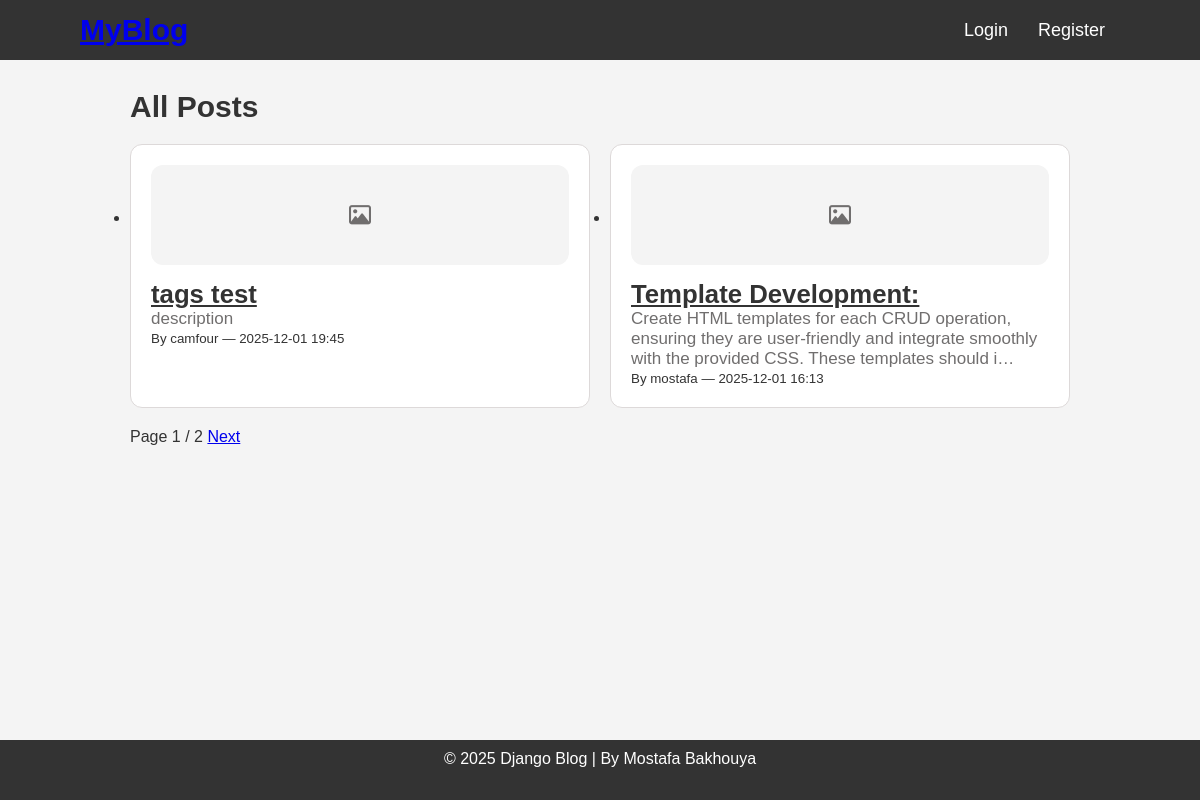
/posts/, run on the app's committed database.
### blog/models.py (models this page shows, shortened)
class Post(models.Model):
    title = models.CharField(max_length=200)
    content = models.TextField()
    published_date = models.DateTimeField(auto_now_add=True)
    author = models.ForeignKey(User, on_delete=models.CASCADE, related_name='posts')
    tags = models.ManyToManyField(Tag, related_name='posts', blank=True)

### blog/views.py (the view)
# urls.py: path('posts/', PostListView.as_view(), name='posts'),
class PostListView(ListView):
    model = Post
    template_name = 'blog/posts_list.html'
    context_object_name = 'posts'
    paginate_by = 2
    ordering = ['-published_date']

### blog/templates/blog/posts_list.html (shortened to what this page needs)
{% extends "blog/base.html" %}
{% block content %}
<div class="content_app container">
    <div class="flex_between_center">
            <h2 class="text text_title">All Posts</h2>
    </div>
    <ul class="posts_grid">
        {% for post in posts %}
            <li class="post_card">
                <div class="header_card"><i class="fa-regular fa-image icon_image"></i></div>
                <a href="{% url 'post_detail' post.pk %}" class="text_name"><h3>{{ post.title }}</h3></a>
                <p class="snippet text_base">{{ post.content|truncatechars:150 }}</p>
                <small>By {{ post.author }} — {{ post.published_date|date:"Y-m-d H:i" }}</small>
            </li>
        {% empty %}
            <li>No posts yet.</li>
        {% endfor %}
    </ul>
    {% if is_paginated %}
        <div class="pagination">
            <span>Page {{ page_obj.number }} / {{ page_obj.paginator.num_pages }}</span>
            {% if page_obj.has_next %}
                <a href="?page={{ page_obj.next_page_number }}">Next</a>
            {% endif %}
        </div>
    {% endif %}
</div>
{% endblock %}

### blog/templates/blog/base.html (shortened to what this page needs)
<!DOCTYPE html>
<html lang="en">
<head>
    {% load static %}
    <link rel="stylesheet" href="https://cdnjs.cloudflare.com/ajax/libs/font-awesome/6.5.0/css/all.min.css">
    <link rel="stylesheet" href="{% static 'css/styles.css' %}">
</head>
<body>
    <header class="header">
        <div class="container nav_container">
            <div class="app_logo">
                <a href="/">MyBlog</a>
            </div>
            <nav>
                <ul class="nav_list flex_center">
                    {% if user.is_authenticated %}
                        <li><a href="{% url 'posts' %}">Posts</a></li>
                        <li><a href="{% url 'profile' %}">Profile</a></li>
                        <form class="search_form" action="{% url 'search_posts' %}" method="get">
                            <input type="text" name="q" placeholder="Search posts, content or tags..." value="{{ request.GET.q|default:'' }}">
                            <button type="submit">Search</button>
                        </form>
                        {% include "blog/logout.html" %}
                    {% else %}
                        <li><a href="{% url 'login' %}">Login</a></li>
                        <li><a href="{% url 'register' %}">Register</a></li>
                    {% endif %}
                </ul>
            </nav>
        </div>
    </header>
    <div class="content">
        {% block content %}{% endblock %}
    </div>
    <footer>
        <p>&copy; 2025 Django Blog | By Mostafa Bakhouya</p>
    </footer>
</body>
</html>

### blog/static/css/styles.css (style rules this page uses)
:root { --color-face: #ffffff; --color-bg: #f4f4f4; --color-danger: #f06f6fff; --primary-color: #007BFF; --secondary-color: #6c757d; --text-base: #706e6eff; --text-accent: #333333 ; --border-radius: 12px; --border-color: #e0dedeff; --spacing-small: 8px; --spacing-medium: 16px; --spacing-large: 24px; }
* { margin: 0; padding: 0; box-sizing: border-box; }
body { font-family: "poppins", sans-serif; background-color: var(--color-bg) ; color: var(--text-accent) ; }
header { background-color: #333 ; position: relative ; }
.nav_container { display: flex; justify-content: space-between ; align-items: center ; height: 60px ; }
.container { padding-inline: 80px ; padding-block: 30px ; }
.app_logo { color: var(--primary-color) ; font-size: 30px ; font-weight: bold ; }
header nav ul { list-style-type: none; }
header nav ul li { display: inline; margin: 0 15px; }
header nav ul li a { color: white; text-decoration: none; font-size: 18px; }
.content { padding-inline: 50px ; }
footer { text-align: center; padding: 10px; background-color: #333; color: white ; height: 60px ; }
.flex_center { display: flex; justify-content: center; align-items: center; }
.flex_between_center { display: flex; justify-content: space-between ; align-items: center; }
.text_title { font-size: 30px ; font-weight: 700 ; color: var(--text-accent) ; }
.text_name { font-size: 22px ; font-weight: 500 ; color: var(--text-accent) ; margin-bottom: 8px ; }
.text_base { font-size: 17px ; font-weight: 500 ; color: var(--text-base) ; }
.content_app { min-height: calc(100vh - 120px) ; }
.posts_grid { display: grid; grid-template-columns: repeat(2, 1fr); gap: 20px; margin: 20px 0; }
.post_card { background-color: #fff; padding: 20px; border-radius: 12px; border: 1px solid #ddd9d9ff ; transition: transform 0.2s; cursor: pointer ; }
.header_card { height: 100px ; border-radius: var(--border-radius) ; background-color: var(--color-bg) ; margin-bottom: 15px ; font-size: 22px ; color: var(--text-base) ; display: flex; align-items: center; justify-content: center; }

### data on the page
Post: title "tags test", content "description", author "camfour", published_date "2025-12-01 19:45"
Post: title "Template Development:", content "Create HTML templates for each CRUD operation, ensuring they are user-friendly and integrate smoothly with the provided CSS. These templates should i…", author "mostafa", published_date "2025-12-01 16:13"

### other printed values
{{ page_obj.number }} "1"
{{ page_obj.paginator.num_pages }} "2"
